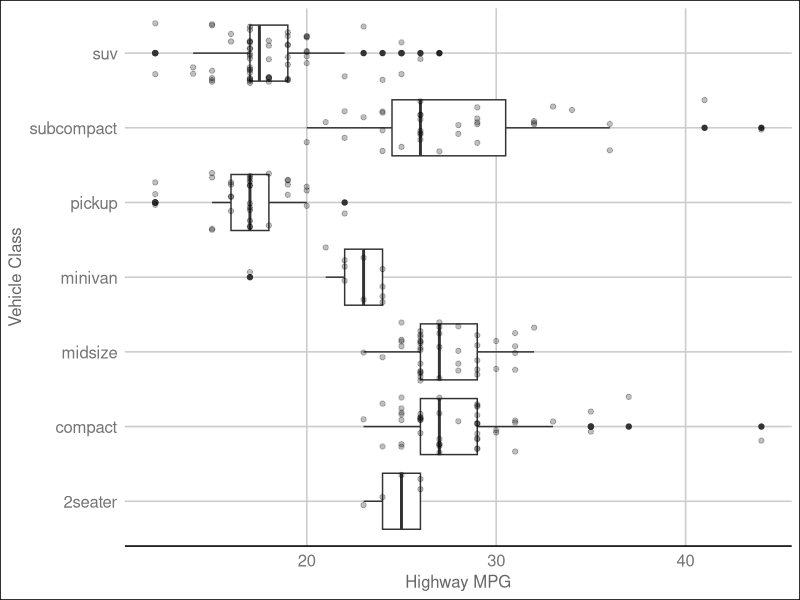
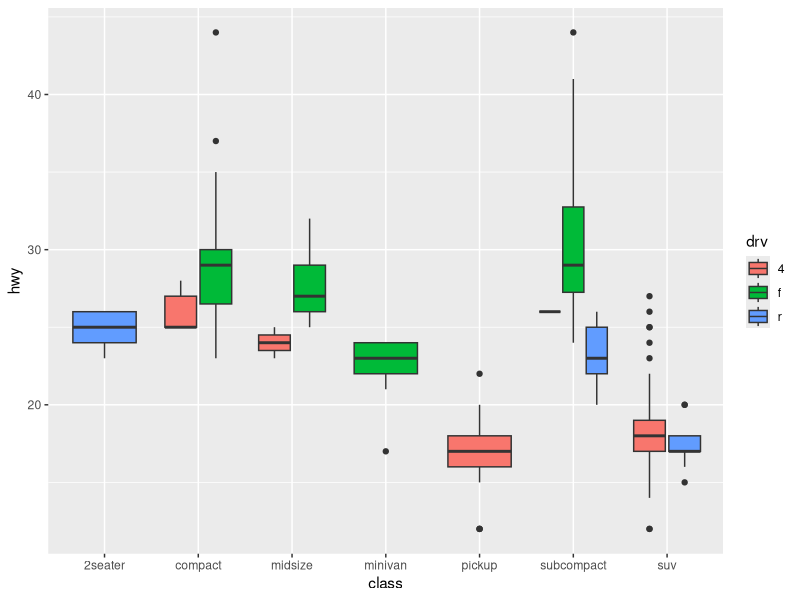
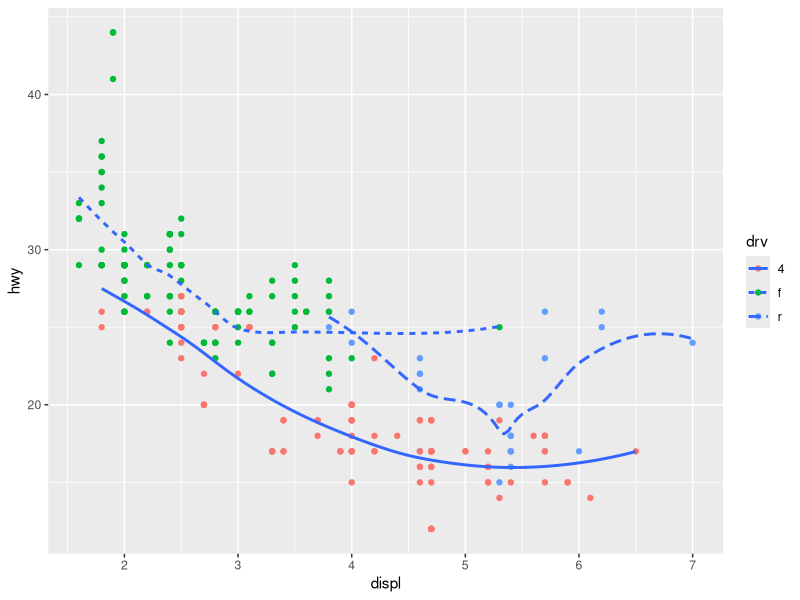

Recreate these plots in R, in order.
## ---- chunk 1
knitr::opts_chunk$set(echo = TRUE, message = FALSE,
                      warning = FALSE)
library(tidyverse)
library(ggthemes)
## ---- chunk 2
mpg %>%
  ggplot() +
    geom_boxplot(mapping = aes(x = class, y = hwy)) +
    geom_jitter(mapping = aes(x = class, y = hwy), 
                alpha = .25, 
                height = 0) +
    theme_gdocs() +
    labs(x = "Vehicle Class", y = "Highway MPG") +
    coord_flip()
## ---- chunk 3
mpg %>%
  ggplot() + 
    geom_boxplot(mapping=aes(x = class, y = hwy, fill = drv))
## ---- chunk 4
mpg %>%
  ggplot(mapping = aes(x = displ, y = hwy)) + 
    geom_point(aes(color = drv)) +
    geom_smooth(aes(linetype = drv), se = FALSE)
